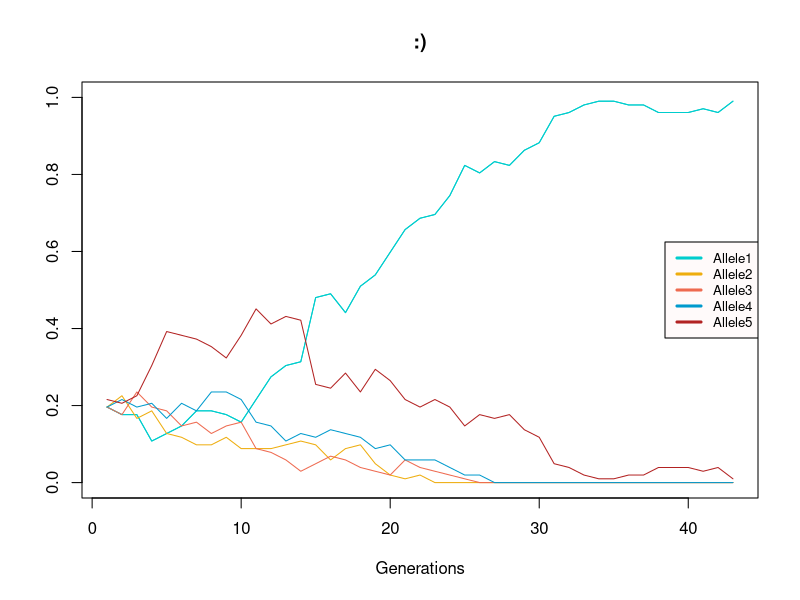

Source code (R):
#Andrew Johnson
#Wright-Fisher model: n alleles, selection

#set initial conditions------------------------------------------------------------------------------------

#initial conditions
popNum <- 102
numAlleles <- 5
mutationRate <- .000005


alleleVariants <- c(1:numAlleles)
theta <- mutationRate*popNum
alleleName <- c()
censusVector <- c()
frequencyVector <- c()
fitnessVector <- c()
#generation counter, intitally set to zero
gens <- 0
newNum <- 0

randomizerSet <- c(-1000:1000)

#splits the population close to evenly to establish initial allele distributions
alleleCensusOtherThanLast <- popNum %/% numAlleles
lastAlleleCensus <- popNum - (alleleCensusOtherThanLast * (numAlleles - 1))

#throws if allele numer is smaller than 1
if(numAlleles < 1){
  stop("There has to be at least one allele for this model to function")
}


#creates n number allele variables, all initally equal in frequency
for(i in alleleVariants){
  #creates a variable name for each allele
  nam <- paste("Allele", i, sep = "")
  
  #begins the model with all allele frequencies being close to equal
  if(i < numAlleles){
    assign(nam, (alleleCensusOtherThanLast/popNum))
    censusVector[i] <- alleleCensusOtherThanLast
    frequencyVector[i] <- alleleCensusOtherThanLast/popNum
  }else{
    assign(nam, (lastAlleleCensus/popNum))
    censusVector[i] <- lastAlleleCensus
    frequencyVector[i] <- lastAlleleCensus/popNum
  }
  
  #adds the variable name to the name vector (string variable)
  alleleName[i] <- nam
  
  #creates a selection coefficient vector. can be set as a random number. default at 1 (no selection) 
  fitnessVector[i] <- 1 + sample(randomizerSet, 1, replace = TRUE)/10000
}

#create data frame of appropriate dimensions--------------------------------------------------------------
genTable <- data.frame(matrix(nrow = 0, ncol = numAlleles))

#multinomial sample iterated over n generations until extinction or fix.----------------------------------

#THIS WHILE CONDITION IS NOT APPROPRIATE FOR MODELING MUTATION, AS THERE CAN BE RANDOM MUTATION FROM
#ALLELES THAT HAVE FIXED AT 1. NEEDS INTELLECTUAL REVISION 
while(!(1 %in% frequencyVector)){

  #adds one generation to the counter
  gens <- gens + 1
  
  #machinery for adding new mutant alleles to the model-------------
  if(newNum > 0){
    for(j in 1:newNum){
      index <- j + numAlleles
      #----makes new variables corresponding to new mutant alleles------------
      #creates a variable name for each allele
      nam <- paste("Allele", index, sep = "")
      
      #mutated allele begins as a single individual in the population
      assign(nam, 1/popNum)
      
      #adds the variable name to the name vector (string variable)
      alleleName[index] <- nam
      
      #----updates census, frequency, and selection vector------
      #updates censusVector to include new mutants
      censusVector[index] <- 1
      
      #adds allele frequency to the frequency vector
      frequencyVector[index] <- censusVector[index]/popNum
      
      #creates a selection coefficient vector. here set randomly
      #the mutants are given a higher fitness here for interesting results
      fitnessVector[index] <- 1 + sample(randomizerSet, 1, replace = TRUE)/10000
      
      #----updates number of variants to include the new mutant and adds a column for the new variable----
      #updates allele variants range
      alleleVariants[index] <- index
      
      #adds a column to genTable where 
      genTable <- cbind(genTable, frequencyVector[index])
      genTable[1:(gens - 1), index] <- NA
    }
    
    #adds the new alleles to the sum total of alleles in numAlleles
    numAlleles <- numAlleles + newNum
    
    #resets newNum for the next iteration
    newNum <- 0
  }
  
  #--machinery reshaping the population, frequency, and probability distributions--------
  
  #adding variable values from previous generation to the dataframe
  genTable <- rbind(genTable, frequencyVector)
  
  for(z in 1:length(numAlleles)){
    if(frequencyVector[z] < 1/popNum){
      frequencyVector[z] <- 0
    }
  }

  #calculate the fitness-weighted probability
  probabilityVector <- (fitnessVector * frequencyVector)/ (sum(fitnessVector * frequencyVector))
  
  #number of new alleles in the population due to mutuation
  #theta is the mutation rate and the number of alleles is a poisson draw with mean = theta
  newNum <- rpois(1, theta)
  
  #multinomial sample to update the next generation distribution of alleles
  censusVector <- rmultinom(1, (popNum - newNum), probabilityVector)
  censusVector <- as.vector(censusVector)
  
  #censusVector append numNew 1's to end of censusVector
  frequencyVector <- censusVector/popNum
  
  #fitnessVector
  #frequencyVector

}

#names columns of genTable 
colnames(genTable) <- alleleName

#plot the results-----------------------------------------------------------------------------------------


#vector of colors-- fourteen colors listed here to handle up to fourteen alleles. should be expanded 
#if additional alleles need to be visualized
listOfColors <- c("cyan3", "darkgoldenrod2", "coral2", "deepskyblue3", "firebrick", "darkgreen", "lightpink2",
                  "seagreen", "tan3", "sienna3", "aquamarine2", "orangered3", "mediumseagreen",
                  "slateblue")

#creates a plot
plot(genTable$Allele1, type = "l", lwd = 1, xlab="Generations", ylab="", 
     ylim= c(0,1), xlim = NULL, col = listOfColors[1], main = " :) ")

#cycles through each column of genTable and adds it to the plot
for(k in alleleVariants){
  lines(genTable[k], col = listOfColors[k], type = "l", lwd = 1)
}

#plot background color
par(bg= "white")

#creates plot legend
legend("right",legend = colnames(genTable), col = listOfColors, bg="snow",lwd=3, cex = .8)